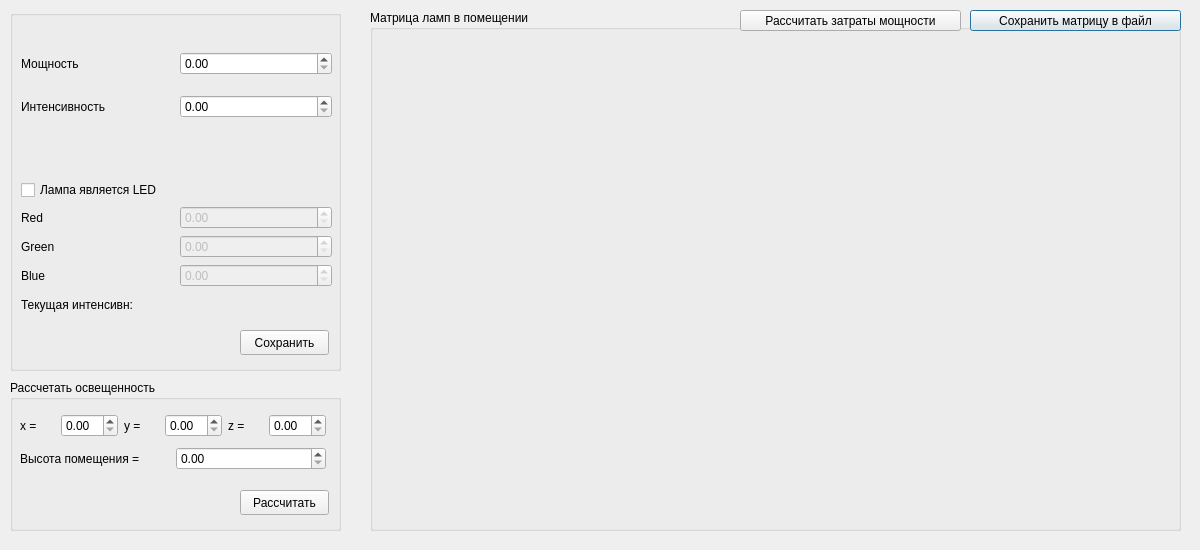
<?xml version="1.0" encoding="UTF-8"?>
<ui version="4.0">
 <class>WorkWindow</class>
 <widget class="QDialog" name="WorkWindow">
  <property name="geometry">
   <rect>
    <x>0</x>
    <y>0</y>
    <width>1200</width>
    <height>550</height>
   </rect>
  </property>
  <property name="minimumSize">
   <size>
    <width>1200</width>
    <height>550</height>
   </size>
  </property>
  <property name="maximumSize">
   <size>
    <width>1200</width>
    <height>550</height>
   </size>
  </property>
  <property name="windowTitle">
   <string>Dialog</string>
  </property>
  <widget class="QGroupBox" name="groupBox">
   <property name="geometry">
    <rect>
     <x>370</x>
     <y>10</y>
     <width>811</width>
     <height>521</height>
    </rect>
   </property>
   <property name="title">
    <string>Матрица ламп в помещении</string>
   </property>
   <widget class="QWidget" name="verticalLayoutWidget">
    <property name="geometry">
     <rect>
      <x>10</x>
      <y>30</y>
      <width>791</width>
      <height>481</height>
     </rect>
    </property>
    <layout class="QVBoxLayout" name="verticalLayout"/>
   </widget>
   <widget class="QPushButton" name="WriteFileBtn">
    <property name="geometry">
     <rect>
      <x>600</x>
      <y>0</y>
      <width>211</width>
      <height>21</height>
     </rect>
    </property>
    <property name="text">
     <string>Сохранить матрицу в файл</string>
    </property>
   </widget>
   <widget class="QPushButton" name="CalcResultPowerBtn">
    <property name="geometry">
     <rect>
      <x>370</x>
      <y>0</y>
      <width>221</width>
      <height>21</height>
     </rect>
    </property>
    <property name="text">
     <string>Рассчитать затраты мощности</string>
    </property>
   </widget>
  </widget>
  <widget class="QGroupBox" name="LampInfo">
   <property name="geometry">
    <rect>
     <x>10</x>
     <y>10</y>
     <width>331</width>
     <height>361</height>
    </rect>
   </property>
   <property name="title">
    <string/>
   </property>
   <widget class="QPushButton" name="SaveLampButton">
    <property name="geometry">
     <rect>
      <x>230</x>
      <y>320</y>
      <width>89</width>
      <height>25</height>
     </rect>
    </property>
    <property name="text">
     <string>Сохранить</string>
    </property>
   </widget>
   <widget class="QWidget" name="layoutWidget">
    <property name="geometry">
     <rect>
      <x>11</x>
      <y>28</y>
      <width>311</width>
      <height>278</height>
     </rect>
    </property>
    <layout class="QVBoxLayout" name="verticalLayout_5">
     <item>
      <layout class="QVBoxLayout" name="verticalLayout_3">
       <item>
        <layout class="QVBoxLayout" name="verticalLayout_2">
         <item>
          <layout class="QHBoxLayout" name="horizontalLayout">
           <item>
            <widget class="QLabel" name="label_2">
             <property name="text">
              <string>Мощность</string>
             </property>
            </widget>
           </item>
           <item>
            <widget class="QDoubleSpinBox" name="PowerInput">
             <property name="enabled">
              <bool>true</bool>
             </property>
            </widget>
           </item>
          </layout>
         </item>
         <item>
          <layout class="QHBoxLayout" name="horizontalLayout_2">
           <item>
            <widget class="QLabel" name="label_3">
             <property name="text">
              <string>Интенсивность</string>
             </property>
            </widget>
           </item>
           <item>
            <widget class="QDoubleSpinBox" name="IntensityInput">
             <property name="enabled">
              <bool>true</bool>
             </property>
            </widget>
           </item>
          </layout>
         </item>
         <item>
          <spacer name="horizontalSpacer">
           <property name="orientation">
            <enum>Qt::Horizontal</enum>
           </property>
           <property name="sizeHint" stdset="0">
            <size>
             <width>40</width>
             <height>20</height>
            </size>
           </property>
          </spacer>
         </item>
        </layout>
       </item>
       <item>
        <spacer name="horizontalSpacer_2">
         <property name="orientation">
          <enum>Qt::Horizontal</enum>
         </property>
         <property name="sizeHint" stdset="0">
          <size>
           <width>40</width>
           <height>20</height>
          </size>
         </property>
        </spacer>
       </item>
      </layout>
     </item>
     <item>
      <layout class="QVBoxLayout" name="verticalLayout_4">
       <item>
        <widget class="QCheckBox" name="IsLed">
         <property name="text">
          <string>Лампа является LED</string>
         </property>
         <property name="checked">
          <bool>false</bool>
         </property>
        </widget>
       </item>
       <item>
        <layout class="QHBoxLayout" name="horizontalLayout_3">
         <item>
          <widget class="QLabel" name="label_5">
           <property name="text">
            <string>Red</string>
           </property>
          </widget>
         </item>
         <item>
          <widget class="QDoubleSpinBox" name="RedInput">
           <property name="enabled">
            <bool>false</bool>
           </property>
           <property name="maximum">
            <double>255.000000000000000</double>
           </property>
           <property name="value">
            <double>0.000000000000000</double>
           </property>
          </widget>
         </item>
        </layout>
       </item>
       <item>
        <layout class="QHBoxLayout" name="horizontalLayout_4">
         <item>
          <widget class="QLabel" name="label_6">
           <property name="text">
            <string>Green</string>
           </property>
          </widget>
         </item>
         <item>
          <widget class="QDoubleSpinBox" name="GreenInput">
           <property name="enabled">
            <bool>false</bool>
           </property>
           <property name="maximum">
            <double>255.000000000000000</double>
           </property>
          </widget>
         </item>
        </layout>
       </item>
       <item>
        <layout class="QHBoxLayout" name="horizontalLayout_5">
         <item>
          <widget class="QLabel" name="label_7">
           <property name="text">
            <string>Blue</string>
           </property>
          </widget>
         </item>
         <item>
          <widget class="QDoubleSpinBox" name="BlueInput">
           <property name="enabled">
            <bool>false</bool>
           </property>
           <property name="maximum">
            <double>255.000000000000000</double>
           </property>
          </widget>
         </item>
        </layout>
       </item>
       <item>
        <layout class="QHBoxLayout" name="horizontalLayout_6">
         <item>
          <widget class="QLabel" name="label">
           <property name="text">
            <string>Текущая интенсивн:</string>
           </property>
          </widget>
         </item>
         <item>
          <widget class="QLabel" name="CurrIntensity">
           <property name="text">
            <string/>
           </property>
          </widget>
         </item>
        </layout>
       </item>
      </layout>
     </item>
    </layout>
   </widget>
  </widget>
  <widget class="QGroupBox" name="groupBox_3">
   <property name="geometry">
    <rect>
     <x>10</x>
     <y>380</y>
     <width>331</width>
     <height>151</height>
    </rect>
   </property>
   <property name="title">
    <string>Рассчетать освещенность</string>
   </property>
   <widget class="QPushButton" name="CheckLightLevel">
    <property name="geometry">
     <rect>
      <x>230</x>
      <y>110</y>
      <width>89</width>
      <height>25</height>
     </rect>
    </property>
    <property name="text">
     <string>Рассчитать</string>
    </property>
   </widget>
   <widget class="QWidget" name="layoutWidget">
    <property name="geometry">
     <rect>
      <x>10</x>
      <y>30</y>
      <width>306</width>
      <height>66</height>
     </rect>
    </property>
    <layout class="QVBoxLayout" name="verticalLayout_6">
     <item>
      <layout class="QHBoxLayout" name="horizontalLayout_11">
       <item>
        <layout class="QHBoxLayout" name="horizontalLayout_7">
         <item>
          <widget class="QLabel" name="label_4">
           <property name="text">
            <string>x =</string>
           </property>
          </widget>
         </item>
         <item>
          <widget class="QDoubleSpinBox" name="XInput"/>
         </item>
        </layout>
       </item>
       <item>
        <layout class="QHBoxLayout" name="horizontalLayout_8">
         <item>
          <widget class="QLabel" name="label_8">
           <property name="text">
            <string>y =</string>
           </property>
          </widget>
         </item>
         <item>
          <widget class="QDoubleSpinBox" name="YInput"/>
         </item>
        </layout>
       </item>
       <item>
        <layout class="QHBoxLayout" name="horizontalLayout_9">
         <item>
          <widget class="QLabel" name="label_9">
           <property name="text">
            <string>z =</string>
           </property>
          </widget>
         </item>
         <item>
          <widget class="QDoubleSpinBox" name="ZInput"/>
         </item>
        </layout>
       </item>
      </layout>
     </item>
     <item>
      <layout class="QHBoxLayout" name="horizontalLayout_10">
       <item>
        <widget class="QLabel" name="label_10">
         <property name="text">
          <string>Высота помещения = </string>
         </property>
        </widget>
       </item>
       <item>
        <widget class="QDoubleSpinBox" name="HeightInput"/>
       </item>
      </layout>
     </item>
    </layout>
   </widget>
  </widget>
 </widget>
 <resources/>
 <connections>
  <connection>
   <sender>IsLed</sender>
   <signal>clicked(bool)</signal>
   <receiver>IsLed</receiver>
   <slot>setChecked(bool)</slot>
   <hints>
    <hint type="sourcelabel">
     <x>139</x>
     <y>175</y>
    </hint>
    <hint type="destinationlabel">
     <x>139</x>
     <y>175</y>
    </hint>
   </hints>
  </connection>
 </connections>
</ui>
